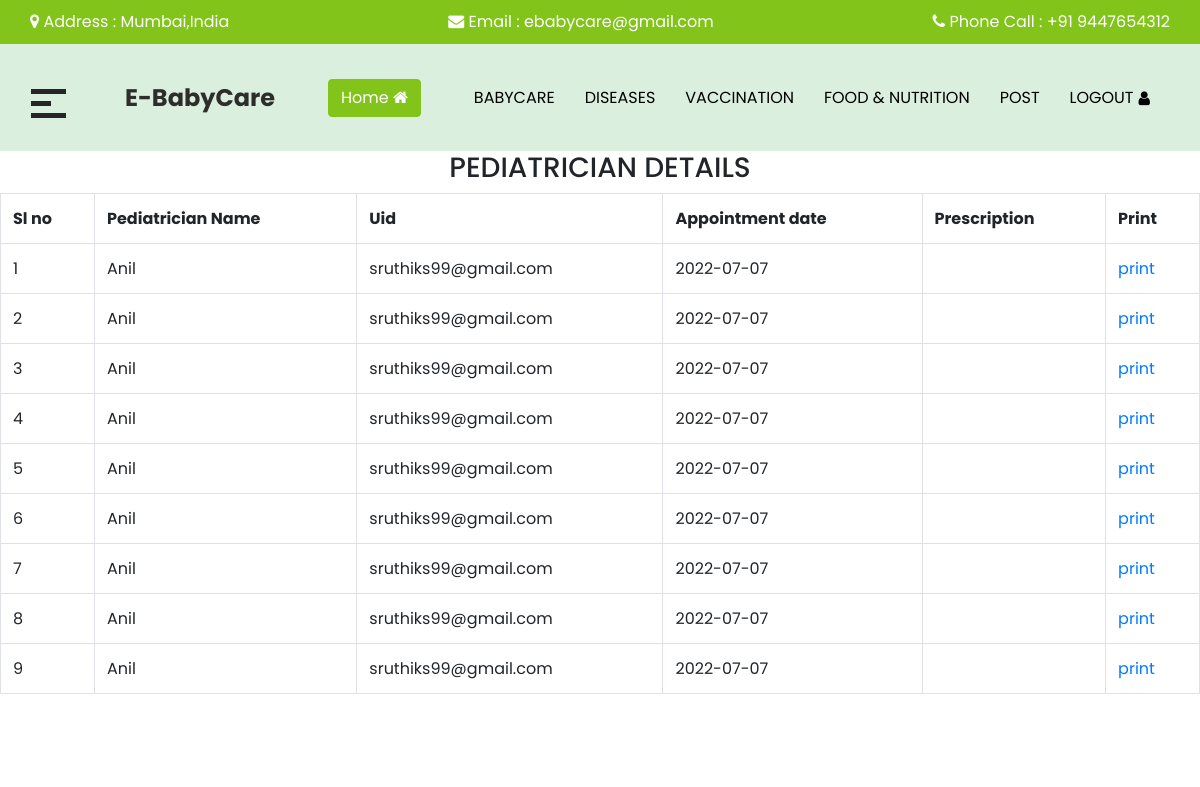
The page /viewbooking.php (signed in) on the database its author committed.
### tables this page shows
CREATE TABLE `tbl_appointment` (
  `Id` int(11) NOT NULL,
  `Status` int(10) NOT NULL,
  `Pname` varchar(500) NOT NULL,
  `Uid` varchar(500) NOT NULL,
  `Adate` date NOT NULL,
  `Atime` time NOT NULL,
  `Reply` varchar(500) NOT NULL,
  `Utype` varchar(500) NOT NULL
);

CREATE TABLE `tbl_pediatrician` (
  `ped_id` int(200) NOT NULL,
  `ped_name` varchar(200) NOT NULL,
  `ped_workmode` varchar(200) NOT NULL,
  `ped_org` varchar(200) NOT NULL,
  `ped_phn` varchar(200) NOT NULL,
  `ped_email` varchar(200) NOT NULL,
  `ped_status` int(10) NOT NULL
);

### viewbooking.php (the view, shortened to what this page needs)
<?php
include 'userheader.php';
$uname=$_SESSION['username'];
     $query = " select * from tbl_appointment where Uid='$uname' and Utype='pediatrician' ";
    $result = mysqli_query($con,$query);
?>
                    <div class=""><h3><center>PEDIATRICIAN DETAILS</center></h3>
                         <table align="center" width="50%"   border="0" class="table table-bordered">
                            <tr>
                                <th width> Sl no</th>
                                <th width> Pediatrician Name </th>
                                <th width> Uid </th>
                                <th width> Appointment date</th>
                     <th width> Prescription</th>
                     <th colspan="2"> Print</th>
								</tr>
                            <?php
                                   $count=0;
                                    while($row=mysqli_fetch_assoc($result))
                                    {
                                        $count++;
                                        $pnm=$row['Pname'];
                                        $qkl=  mysqli_query($con, "select *from tbl_pediatrician where ped_id='$pnm'");
                                        $r2=  mysqli_fetch_array($qkl);
										?>
                                    <tr>
                                        <td><?php echo $count ?></td>
                                        <td><?php echo $r2['ped_name']; ?></td>
				<td><?php echo $row['Uid'] ?></td>
				<td><?php echo $row['Adate'] ?></td>
                                       <td><?php echo $row['Reply'] ?></td>
                                       <td colspan="2">
                                        <a href="viewprint.php?id=<?php echo $row['Id'] ?>">print</a><br>
                                    <?php
                                    $v1=$row['Status'];
                                    if($v1=='8')
                                    {
                                        $v="Sorry,Your appointment has been cancelled";
                                    }
 else {
     $v="";
 }
                                    ?>
                                    <?php echo $v; ?></td>
                                    </tr>
                             <?php
									}
                             ?>
                      </table>
                    </div>
</body>
</html>

### css/style.css (style rules this page uses)
body { font-family: "Poppins", sans-serif; overflow-x: hidden; }
a, a:hover, a:focus { text-decoration: none; }

### rows shown on the page
tbl_appointment: tbl_pediatrician.ped_name "Anil", Uid "sruthiks99@gmail.com", Adate "2022-07-07"
tbl_appointment: tbl_pediatrician.ped_name "Anil", Uid "sruthiks99@gmail.com", Adate "2022-07-07"
tbl_appointment: tbl_pediatrician.ped_name "Anil", Uid "sruthiks99@gmail.com", Adate "2022-07-07"
tbl_appointment: tbl_pediatrician.ped_name "Anil", Uid "sruthiks99@gmail.com", Adate "2022-07-07"
tbl_appointment: tbl_pediatrician.ped_name "Anil", Uid "sruthiks99@gmail.com", Adate "2022-07-07"
tbl_appointment: tbl_pediatrician.ped_name "Anil", Uid "sruthiks99@gmail.com", Adate "2022-07-07"
tbl_appointment: tbl_pediatrician.ped_name "Anil", Uid "sruthiks99@gmail.com", Adate "2022-07-07"
tbl_appointment: tbl_pediatrician.ped_name "Anil", Uid "sruthiks99@gmail.com", Adate "2022-07-07"
tbl_appointment: tbl_pediatrician.ped_name "Anil", Uid "sruthiks99@gmail.com", Adate "2022-07-07"
